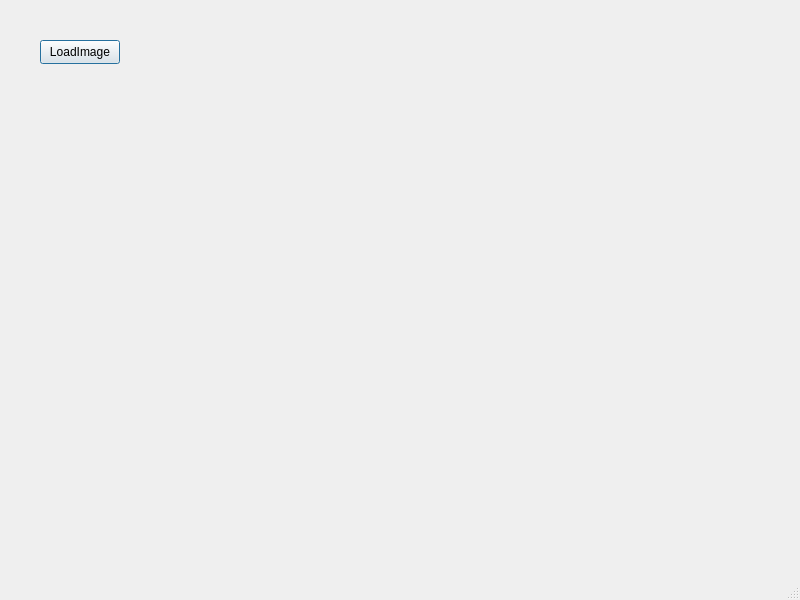
<?xml version="1.0" encoding="UTF-8"?>
<ui version="4.0">
 <class>MainWindow</class>
 <widget class="QMainWindow" name="MainWindow">
  <property name="geometry">
   <rect>
    <x>0</x>
    <y>0</y>
    <width>800</width>
    <height>600</height>
   </rect>
  </property>
  <property name="windowTitle">
   <string>MainWindow</string>
  </property>
  <widget class="QWidget" name="centralwidget">
   <widget class="QPushButton" name="LoadImage">
    <property name="geometry">
     <rect>
      <x>40</x>
      <y>40</y>
      <width>80</width>
      <height>24</height>
     </rect>
    </property>
    <property name="text">
     <string>LoadImage</string>
    </property>
    <property name="default">
     <bool>true</bool>
    </property>
   </widget>
  </widget>
  <widget class="QMenuBar" name="menubar">
   <property name="geometry">
    <rect>
     <x>0</x>
     <y>0</y>
     <width>800</width>
     <height>21</height>
    </rect>
   </property>
  </widget>
  <widget class="QStatusBar" name="statusbar"/>
 </widget>
 <resources/>
 <connections/>
</ui>
